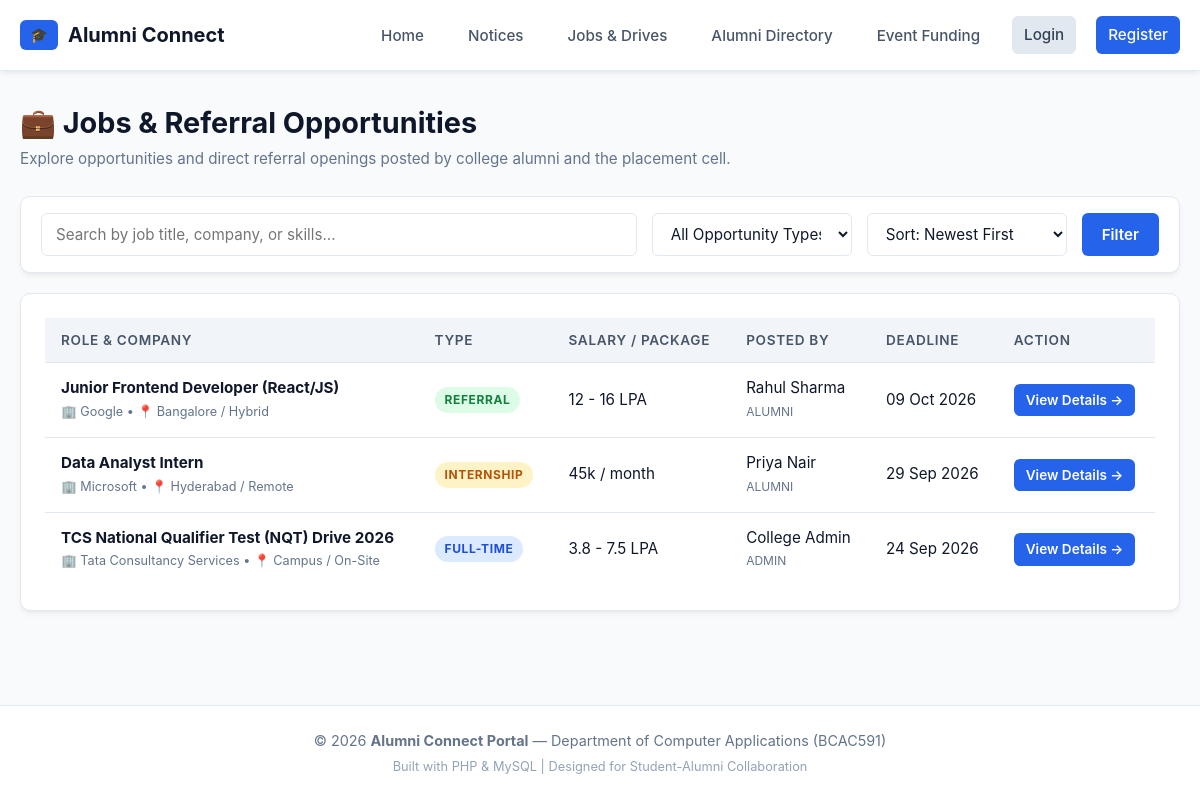
The page /jobs/job-list.php on the database its author committed.
### tables this page shows
CREATE TABLE `jobs` (
    `id` INT AUTO_INCREMENT PRIMARY KEY,
    `posted_by` INT NOT NULL,
    `title` VARCHAR(150) NOT NULL,
    `company` VARCHAR(100) NOT NULL,
    `location` VARCHAR(100) NOT NULL,
    `job_type` ENUM('Full-Time', 'Part-Time', 'Internship', 'Referral') NOT NULL DEFAULT 'Full-Time',
    `salary` VARCHAR(50) NULL,
    `description` TEXT NOT NULL,
    `deadline` DATE NOT NULL,
    `created_at` TIMESTAMP DEFAULT CURRENT_TIMESTAMP,
    CONSTRAINT `fk_jobs_posted_by` FOREIGN KEY (`posted_by`) REFERENCES `users` (`id`) ON DELETE CASCADE
);

CREATE TABLE `users` (
    `id` INT AUTO_INCREMENT PRIMARY KEY,
    `name` VARCHAR(100) NOT NULL,
    `email` VARCHAR(100) NOT NULL UNIQUE,
    `password` VARCHAR(255) NOT NULL,
    `role` ENUM('student', 'alumni', 'admin') NOT NULL DEFAULT 'student',
    `phone` VARCHAR(15) NULL,
    `department` VARCHAR(50) NOT NULL,
    `avatar` VARCHAR(255) DEFAULT 'default.png',
    `status` ENUM('active', 'inactive') DEFAULT 'active',
    `created_at` TIMESTAMP DEFAULT CURRENT_TIMESTAMP
);

### includes/functions.php (called while the page is built, shortened)
<?php
function e($string) {
    return htmlspecialchars((string)$string, ENT_QUOTES, 'UTF-8');
}
function base_url($path = '') {
    $base = '/Clg%20Project/Alumni-Connect-Portal';
    return $base . '/' . ltrim($path, '/');
}
function format_date($date_str) {
    $timestamp = strtotime($date_str);
    return date('d M Y', $timestamp);
}

### jobs/job-list.php (the view, shortened to what this page needs)
<?php
require_once __DIR__ . '/../config/db.php';
require_once __DIR__ . '/../includes/functions.php';
$search = trim($_GET['search'] ?? '');
$sort   = $_GET['sort'] ?? 'newest';
$type   = $_GET['type'] ?? 'all';
$query = "SELECT j.*, u.name as poster_name, u.role as poster_role FROM jobs j JOIN users u ON j.posted_by = u.id WHERE 1=1";
$params = [];
if ($sort === 'deadline') {
    $query .= " ORDER BY j.deadline ASC";
} elseif ($sort === 'company') {
    $query .= " ORDER BY j.company ASC";
} else {
    $query .= " ORDER BY j.created_at DESC";
}
$stmt = $pdo->prepare($query);
$stmt->execute($params);
$jobs = $stmt->fetchAll();
require_once __DIR__ . '/../includes/header.php';
?>
<div class="page-header">
    <div>
        <h1>💼 Jobs & Referral Opportunities</h1>
        <p>Explore opportunities and direct referral openings posted by college alumni and the placement cell.</p>
    </div>
</div>
<div class="card" style="padding: 16px 20px; margin-bottom: 20px;">
    <form method="GET" action="" class="filter-bar" style="margin-bottom: 0;">
        <input type="text" name="search" class="form-control" placeholder="Search by job title, company, or skills..." value="<?= e($search) ?>">
        <select name="type" class="form-control" style="max-width: 180px;">
            <option value="all" <?= ($type === 'all') ? 'selected' : '' ?>>All Opportunity Types</option>
        </select>
        <select name="sort" class="form-control" style="max-width: 180px;">
            <option value="newest" <?= ($sort === 'newest') ? 'selected' : '' ?>>Sort: Newest First</option>
        </select>
        <button type="submit" class="btn btn-primary">Filter</button>
    </form>
</div>
<div class="card">
    <div class="table-responsive">
        <table class="table">
            <thead>
                <tr>
                    <th>Role & Company</th>
                    <th>Type</th>
                    <th>Salary / Package</th>
                    <th>Posted By</th>
                    <th>Deadline</th>
                    <th>Action</th>
                </tr>
            </thead>
            <tbody>
                <?php if (empty($jobs)): ?>
                    <tr>
                        <td colspan="6" style="text-align: center; padding: 30px; color: var(--text-muted);">
                            No job listings found matching your search criteria.
                        </td>
                    </tr>
                <?php else: ?>
                    <?php foreach ($jobs as $job): ?>
                        <tr>
                            <td>
                                <strong><a href="<?= base_url('jobs/job-view.php?id=' . $job['id']) ?>" style="color: var(--text);"><?= e($job['title']) ?></a></strong><br>
                                <small style="color: var(--text-muted);">🏢 <?= e($job['company']) ?> &bull; 📍 <?= e($job['location']) ?></small>
                            </td>
                            <td>
                                <?php
                                    $type_class = ($job['job_type'] === 'Referral') ? 'badge-referral' : (($job['job_type'] === 'Internship') ? 'badge-internship' : 'badge-fulltime');
                                ?>
                                <span class="badge <?= $type_class ?>"><?= e($job['job_type']) ?></span>
                            </td>
                            <td><?= e($job['salary'] ?: 'As per industry norms') ?></td>
                            <td>
                                <?= e($job['poster_name']) ?><br>
                                <small style="color: var(--text-muted); text-transform: uppercase; font-size: 0.75rem;"><?= e($job['poster_role']) ?></small>
                            </td>
                            <td>
                                <?= format_date($job['deadline']) ?>
                            </td>
                            <td>
                                <a href="<?= base_url('jobs/job-view.php?id=' . $job['id']) ?>" class="btn btn-sm btn-primary">View Details &rarr;</a>
                            </td>
                        </tr>
                    <?php endforeach; ?>
                <?php endif; ?>
            </tbody>
        </table>
    </div>
</div>
<?php require_once __DIR__ . '/../includes/footer.php'; ?>

### assets/css/style.css (style rules this page uses)
:root { --primary: #2563eb; --primary-hover: #1d4ed8; --primary-light: #eff6ff; --secondary: #475569; --success: #16a34a; --success-light: #f0fdf4; --warning: #d97706; --warning-light: #fffbeb; --danger: #dc2626; --danger-light: #fef2f2; --bg: #f8fafc; --card-bg: #ffffff; --border: #e2e8f0; --text: #0f172a; --text-muted: #64748b; --radius: 10px; --shadow: 0 4px 6px -1px rgba(0, 0, 0, 0.05), 0 2px 4px -2px rgba(0, 0, 0, 0.05); --shadow-md: 0 10px 15px -3px rgba(0, 0, 0, 0.08), 0 4px 6px -4px rgba(0, 0, 0, 0.04); }
* { margin: 0; padding: 0; box-sizing: border-box; font-family: -apple-system, BlinkMacSystemFont, 'Segoe UI', Roboto, 'Helvetica Neue', Arial, sans-serif; }
body { background-color: var(--bg); color: var(--text); min-height: 100vh; display: flex; flex-direction: column; line-height: 1.5; }
a { color: var(--primary); text-decoration: none; transition: color 0.2s; }
.page-header { display: flex; justify-content: space-between; align-items: center; margin-bottom: 25px; flex-wrap: wrap; gap: 15px; }
.page-header h1 { font-size: 1.8rem; font-weight: 700; color: var(--text); }
.page-header p { color: var(--text-muted); font-size: 0.95rem; margin-top: 4px; }
.card { background: var(--card-bg); border: 1px solid var(--border); border-radius: var(--radius); padding: 24px; box-shadow: var(--shadow); margin-bottom: 24px; }
.btn { display: inline-flex; align-items: center; justify-content: center; gap: 8px; padding: 10px 20px; border-radius: 6px; font-size: 0.95rem; font-weight: 600; border: none; cursor: pointer; transition: all 0.2s; text-decoration: none; }
.btn-primary { background: var(--primary); color: white !important; }
.btn-sm { padding: 6px 12px; font-size: 0.85rem; }
.form-control { width: 100%; padding: 10px 14px; border: 1px solid var(--border); border-radius: 6px; font-size: 0.95rem; color: var(--text); background: #ffffff; transition: border-color 0.2s, box-shadow 0.2s; }
.table-responsive { overflow-x: auto; }
.table { width: 100%; border-collapse: collapse; text-align: left; background: white; }
.table th { background: #f1f5f9; padding: 12px 16px; font-weight: 600; font-size: 0.85rem; color: var(--secondary); text-transform: uppercase; letter-spacing: 0.05em; border-bottom: 1px solid var(--border); }
.table td { padding: 14px 16px; border-bottom: 1px solid var(--border); font-size: 0.95rem; vertical-align: middle; }
.table tr:last-child td { border-bottom: none; }
.badge { display: inline-block; padding: 4px 10px; border-radius: 999px; font-size: 0.75rem; font-weight: 700; text-transform: uppercase; letter-spacing: 0.05em; }
.badge-fulltime { background: #dbeafe; color: #1d4ed8; }
.badge-internship { background: #fef3c7; color: #b45309; }
.badge-referral { background: #dcfce7; color: #15803d; }
.filter-bar { display: flex; gap: 15px; margin-bottom: 24px; flex-wrap: wrap; }
.filter-bar .form-control { flex: 1; min-width: 200px; }

### rows shown on the page
jobs: title "Junior Frontend Developer (React/JS)", company "Google", location "Bangalore / Hybrid", job_type "REFERRAL", salary "12 - 16 LPA", posted_by.name "Rahul Sharma", posted_by.role "ALUMNI", deadline "09 Oct 2026"
jobs: title "Data Analyst Intern", company "Microsoft", location "Hyderabad / Remote", job_type "INTERNSHIP", salary "45k / month", posted_by.name "Priya Nair", posted_by.role "ALUMNI", deadline "29 Sep 2026"
jobs: title "TCS National Qualifier Test (NQT) Drive 2026", company "Tata Consultancy Services", location "Campus / On-Site", job_type "FULL-TIME", salary "3.8 - 7.5 LPA", posted_by.name "College Admin", posted_by.role "ADMIN", deadline "24 Sep 2026"
